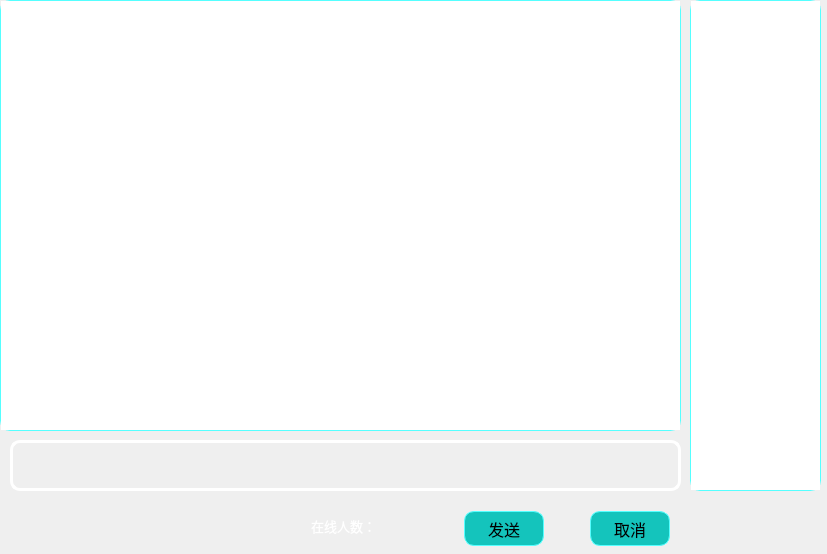
<?xml version="1.0" encoding="UTF-8"?>
<ui version="4.0">
 <class>chatpageClass</class>
 <widget class="QWidget" name="chatpageClass">
  <property name="geometry">
   <rect>
    <x>0</x>
    <y>0</y>
    <width>827</width>
    <height>554</height>
   </rect>
  </property>
  <property name="windowTitle">
   <string>chatpage</string>
  </property>
  <property name="autoFillBackground">
   <bool>true</bool>
  </property>
  <property name="styleSheet">
   <string notr="true">QWidget{
	
	color: rgb(255, 255, 255);
}</string>
  </property>
  <widget class="QListView" name="listView">
   <property name="geometry">
    <rect>
     <x>0</x>
     <y>0</y>
     <width>681</width>
     <height>431</height>
    </rect>
   </property>
   <property name="font">
    <font>
     <family>微软雅黑</family>
     <pointsize>16</pointsize>
    </font>
   </property>
   <property name="styleSheet">
    <string notr="true">QListView {
    border: 1px solid rgb(85, 255, 255); /* 设置边框颜色和宽度 */
    border-radius: 10px; /* 设置圆角半径 */
	font-color : rgb(0, 255, 0);
}</string>
   </property>
  </widget>
  <widget class="QListView" name="onlinecountlistView">
   <property name="geometry">
    <rect>
     <x>690</x>
     <y>0</y>
     <width>131</width>
     <height>491</height>
    </rect>
   </property>
   <property name="font">
    <font>
     <family>微软雅黑</family>
     <pointsize>16</pointsize>
    </font>
   </property>
   <property name="styleSheet">
    <string notr="true">QListView {
    border: 1px solid rgb(85, 255, 255); /* 设置边框颜色和宽度 */
    border-radius: 10px; /* 设置圆角半径 */
}</string>
   </property>
  </widget>
  <widget class="QLineEdit" name="lineEdit">
   <property name="geometry">
    <rect>
     <x>10</x>
     <y>440</y>
     <width>671</width>
     <height>51</height>
    </rect>
   </property>
   <property name="font">
    <font>
     <family>微软雅黑</family>
     <pointsize>16</pointsize>
    </font>
   </property>
   <property name="styleSheet">
    <string notr="true">QLineEdit {
    border-radius: 10px; /* 设置边框圆角为10像素 */
    border: 3px solid rgb(255, 255, 255); /* 设置边框颜色和宽度 */
    background-color: transparent; /* 设置背景透明 */
}</string>
   </property>
  </widget>
  <widget class="QWidget" name="layoutWidget">
   <property name="geometry">
    <rect>
     <x>300</x>
     <y>500</y>
     <width>381</width>
     <height>51</height>
    </rect>
   </property>
   <layout class="QHBoxLayout" name="horizontalLayout_2">
    <item>
     <widget class="QLabel" name="label">
      <property name="font">
       <font>
        <family>微软雅黑</family>
        <pointsize>10</pointsize>
       </font>
      </property>
      <property name="text">
       <string>在线人数：</string>
      </property>
     </widget>
    </item>
    <item>
     <spacer name="horizontalSpacer">
      <property name="orientation">
       <enum>Qt::Orientation::Horizontal</enum>
      </property>
      <property name="sizeHint" stdset="0">
       <size>
        <width>40</width>
        <height>20</height>
       </size>
      </property>
     </spacer>
    </item>
    <item>
     <layout class="QHBoxLayout" name="horizontalLayout">
      <item>
       <spacer name="horizontalSpacer_2">
        <property name="orientation">
         <enum>Qt::Orientation::Horizontal</enum>
        </property>
        <property name="sizeHint" stdset="0">
         <size>
          <width>40</width>
          <height>20</height>
         </size>
        </property>
       </spacer>
      </item>
      <item>
       <widget class="QPushButton" name="sendpushButton">
        <property name="sizePolicy">
         <sizepolicy hsizetype="Fixed" vsizetype="Fixed">
          <horstretch>0</horstretch>
          <verstretch>0</verstretch>
         </sizepolicy>
        </property>
        <property name="minimumSize">
         <size>
          <width>80</width>
          <height>35</height>
         </size>
        </property>
        <property name="sizeIncrement">
         <size>
          <width>0</width>
          <height>0</height>
         </size>
        </property>
        <property name="font">
         <font>
          <family>微软雅黑</family>
          <pointsize>12</pointsize>
         </font>
        </property>
        <property name="styleSheet">
         <string notr="true">QPushButton {
    padding: 0px; /* 可以根据需要调整内边距 */
    border: 1px solid rgb(85, 255, 255); /* 可以根据需要调整边框 */
    text-align: center;
	color:rgb(0, 0, 0);
    border-radius: 10px; /* 设置边框圆角为10像素 */
	background-color:rgb(20, 196, 188);
}
QPushButton:hover {
    background-color: #f0f0f0; /* 鼠标悬停时的背景色 */
}
QPushButton:pressed {
    background-color: #d0d0d0; /* 按钮被按下时的背景色 */
}
</string>
        </property>
        <property name="text">
         <string>发送</string>
        </property>
       </widget>
      </item>
      <item>
       <spacer name="horizontalSpacer_3">
        <property name="orientation">
         <enum>Qt::Orientation::Horizontal</enum>
        </property>
        <property name="sizeHint" stdset="0">
         <size>
          <width>40</width>
          <height>20</height>
         </size>
        </property>
       </spacer>
      </item>
      <item>
       <widget class="QPushButton" name="cancelpushButton">
        <property name="minimumSize">
         <size>
          <width>80</width>
          <height>35</height>
         </size>
        </property>
        <property name="font">
         <font>
          <family>微软雅黑</family>
          <pointsize>12</pointsize>
         </font>
        </property>
        <property name="styleSheet">
         <string notr="true">QPushButton {
    padding: 0px; /* 可以根据需要调整内边距 */
    border: 1px solid rgb(85, 255, 255); /* 可以根据需要调整边框 */
    text-align: center;
	color:rgb(0, 0, 0);
    border-radius: 10px; /* 设置边框圆角为10像素 */
	background-color:rgb(20, 196, 188);
}
QPushButton:hover {
    background-color: #f0f0f0; /* 鼠标悬停时的背景色 */
}
QPushButton:pressed {
    background-color: #d0d0d0; /* 按钮被按下时的背景色 */
}
</string>
        </property>
        <property name="text">
         <string>取消</string>
        </property>
       </widget>
      </item>
     </layout>
    </item>
   </layout>
  </widget>
 </widget>
 <layoutdefault spacing="6" margin="11"/>
 <resources/>
 <connections>
  <connection>
   <sender>sendpushButton</sender>
   <signal>clicked()</signal>
   <receiver>chatpageClass</receiver>
   <slot>sendinfor()</slot>
   <hints>
    <hint type="sourcelabel">
     <x>285</x>
     <y>338</y>
    </hint>
    <hint type="destinationlabel">
     <x>258</x>
     <y>361</y>
    </hint>
   </hints>
  </connection>
 </connections>
 <slots>
  <slot>sendinfor()</slot>
  <slot>cleanup()</slot>
 </slots>
</ui>
